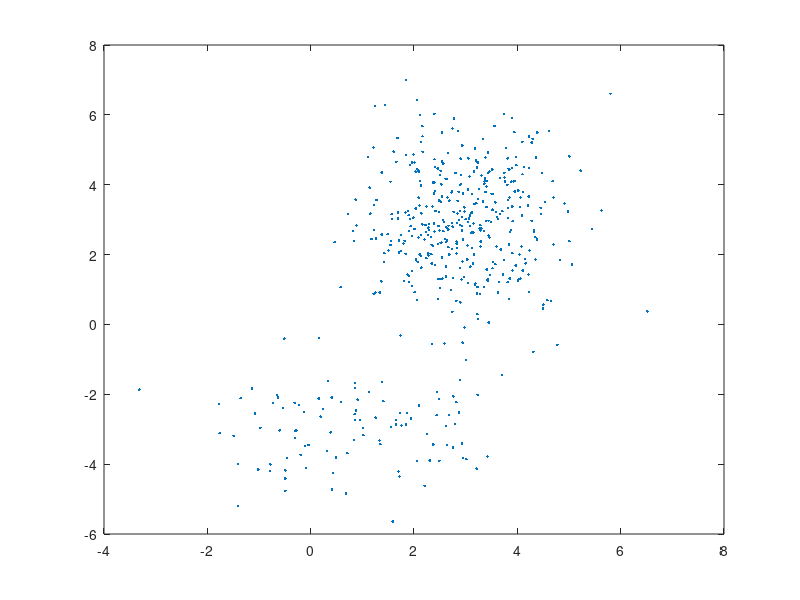

MATLAB code for this plot: (Note: this script raises an error after producing the figure.)
clc;
close all;
clear;
mu1=[3,3]';                      %intializing mean vector of first distribution
mu2=[1,-3]';                     %intializing mean vector of second distribution
sigma1=[1,0;0,2];                %intializing covariance matrix of first distribution
sigma2=[2,0;0,1];                %intializing covariance matrix of second distribution

N=500;                           %total number of sample points to be generated
pi1=0.8;                         %probability of data point belonging to first distribution
pi2=0.2;                         %probability of data point belonging to second distribution
choose=zeros(1,N);               %intializing a vector
for i=1:N
    choose(i)= binornd(1,0.8);   %selecting first distribution randomly with pi1 probability
end
X=zeros(N,2);                     
i = 0;
iter=0;
while(i<N) 
    i=i+1;
    if choose(i)==1
        X(i,:)=mvnrnd(mu1,sigma1);
    else
        X(i,:)=mvnrnd(mu2,sigma2);
    end
end

plot(X(:,1), X(:,2), '.');
X=X';


mus = rand(2,2);                %randomly generating mean
sigmas = zeros(2,2,2);          
sigmas(:,:,1) = rand*eye(2);    %randomly generating covariance matrix 
sigmas(:,:,2) = rand*eye(2);
pi = [1/2;1/2];

iter = 0;
while(true)

    musold = mus;
    % updating qnk
    [K, N] = size(X);
    qnk = zeros(N, K);

    for i = 1:K
        for j = 1: N

            cons = 0;
            for l = 1: K
               cons =  cons + pi(l) * calc_gauss( X(:,j), mus(:,l), sigmas(:,:,l) );
      
            end

            top = pi(i) * calc_gauss( X(:,j), mus(:,i), sigmas(:,:,i));

            qnk(j,i) = top/cons;
            
            
        end
    end
    
    %updating pi
    N = length(qnk);
    pi = sum(qnk)/N;
    pi = pi';


    [ N, K ] = size(qnk);
  
    % updating means

    for k = 1:K

        res = qnk(:,k)' .* X;
        res = sum(res,2);
        den = sum(qnk(:,k));

        mus(:,k) = res./den;

        
    end


    [N, K] = size(qnk);

    for k = 1:K
        num = 0;
        for n = 1:N
            num = num + qnk(n,k) * ( X(:,n) - mus(:,k) ) * ( X(:,n) - mus(:,k) )' ;
        end
        den = sum( qnk(:,k) );

        sigmas(:,:,k) = num/den;
        
    end

    if( norm( musold - mus ) < 1e-4 )
        break;
    end

    iter = iter + 1;
    disp(['_____ Iteration:  ', num2str(iter), '_______']);
    % disp(qnk)



end


first_count = 0;
second_count = 0;

for i = 1:N
    if( qnk(i,1) > qnk(i,2) )
        first_count = first_count + 1;
        %indices(n) = 1;%corresponds to class 1.
        first(:, first_count) = X(:, i);
    else
        second_count = second_count + 1;
        %indices(n) = 2; %corresponds to class 2.
        second(:, second_count) = X(:, i);
    end
end

figure;
hold on;
scatter(first(1,:), first(2,:))
scatter(second(1,:), second(2,:))
hold off;




function gauss = calc_gauss(x, mus, sigmas)
    
    N = length(x);
    cons = ( 2 * pi * det(sigmas) )^(N/2);
    cons = 1/cons;

    expnum = ( x - mus )' * ( sigmas^(-1) ) * ( x - mus );
    expnum = (-1/2) * expnum;

    gauss = cons * exp(expnum);

end
